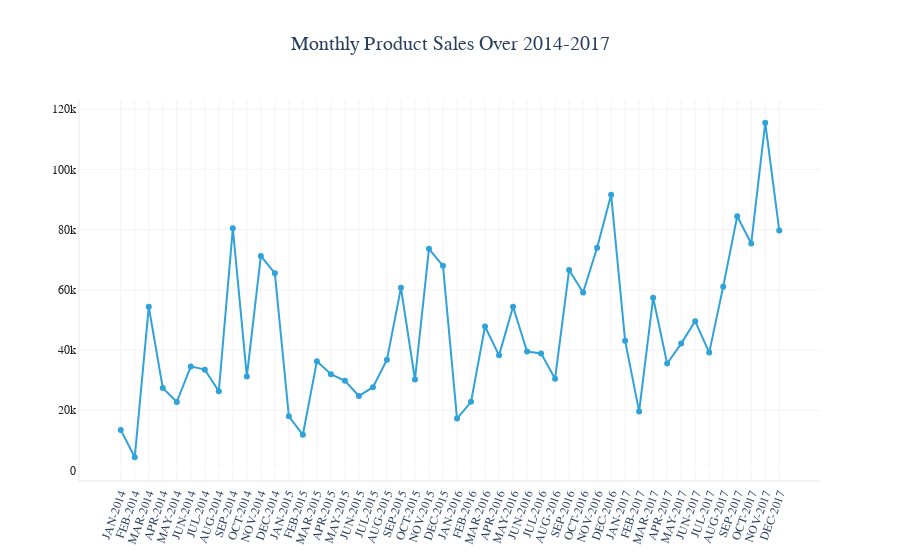

The notebook cell this image was saved under:
### Code cell
fig = go.Figure()
fig.add_trace(go.Scatter( 
    x = monthly_df['month_year'], 
    y = monthly_df['total_sales'],
    mode = 'lines + markers',
    name = 'Montly Sales',
    marker_color = '#30a2da',
))
# px.line(monthly_df, x='month_year', y='total_sales')
fig.update_layout(plot_bgcolor = 'white', title = 'Monthly Product Sales Over 2014-2017', 
                  title_font_family = 'Arial', title_font_size = 20, title_x = 0.5)
fig.update_xaxes(showline = True, linecolor = '#f5f2f2', showgrid = True, gridwidth = 1, gridcolor = '#f5f2f2',linewidth = 2, tickfont_family = 'Arial', tickfont_size = 12, tickangle =290)
fig.update_yaxes(showline = True, linecolor = '#f5f2f2', showgrid = True, gridwidth = 1, gridcolor = '#f5f2f2',
                 linewidth = 2, tickfont_family = 'Arial', tickfont_color = '#221f1f', tickfont_size = 12)
fig.show()

### Figure 1 — Plotly figure (JSON) as saved in the notebook; plotly's stock layout.template omitted (floating-point values rounded to 4 significant figures)
{"data": [{"marker": {"color": "#30a2da"}, "mode": "lines+markers", "name": "Montly Sales", "type": "scatter", "x": ["JAN-2014", "FEB-2014", "MAR-2014", "APR-2014", "MAY-2014", "JUN-2014", "JUL-2014", "AUG-2014", "SEP-2014", "OCT-2014", "NOV-2014", "DEC-2014", "JAN-2015", "FEB-2015", "MAR-2015", "APR-2015", "MAY-2015", "JUN-2015", "JUL-2015", "AUG-2015", "SEP-2015", "OCT-2015", "NOV-2015", "DEC-2015", "JAN-2016", "FEB-2016", "MAR-2016", "APR-2016", "MAY-2016", "JUN-2016", "JUL-2016", "AUG-2016", "SEP-2016", "OCT-2016", "NOV-2016", "DEC-2016", "JAN-2017", "FEB-2017", "MAR-2017", "APR-2017", "MAY-2017", "JUN-2017", "JUL-2017", "AUG-2017", "SEP-2017", "OCT-2017", "NOV-2017", "DEC-2017"], "y": [13490.0, 4407.0, 54340.0, 27390.0, 22750.0, 34580.0, 33500.0, 26320.0, 80460.0, 31250.0, 71270.0, 65490.0, 17980.0, 11870.0, 36320.0, 32000.0, 29820.0, 24780.0, 27670.0, 36770.0, 60650.0, 30230.0, 73610.0, 67960.0, 17250.0, 22800.0, 47830.0, 38240.0, 54390.0, 39520.0, 38890.0, 30490.0, 66570.0, 59110.0, 73950.0, 91600.0, 43060.0, 19630.0, 57350.0, 35530.0, 42140.0, 49600.0, 39160.0, 61050.0, 84430.0, 75410.0, 115500.0, 79710.0]}], "layout": {"autosize": true, "plot_bgcolor": "white", "title": {"font": {"family": "Arial", "size": 20}, "text": "Monthly Product Sales Over 2014-2017", "x": 0.5}, "xaxis": {"autorange": true, "gridcolor": "#f5f2f2", "gridwidth": 1, "linecolor": "#f5f2f2", "linewidth": 2, "range": [-2.844, 49.84], "showgrid": true, "showline": true, "tickangle": -70, "tickfont": {"family": "Arial", "size": 12}, "type": "category"}, "yaxis": {"autorange": true, "gridcolor": "#f5f2f2", "gridwidth": 1, "linecolor": "#f5f2f2", "linewidth": 2, "range": [-4759.0, 124600.0], "showgrid": true, "showline": true, "tickfont": {"color": "#221f1f", "family": "Arial", "size": 12}, "type": "linear"}}}
